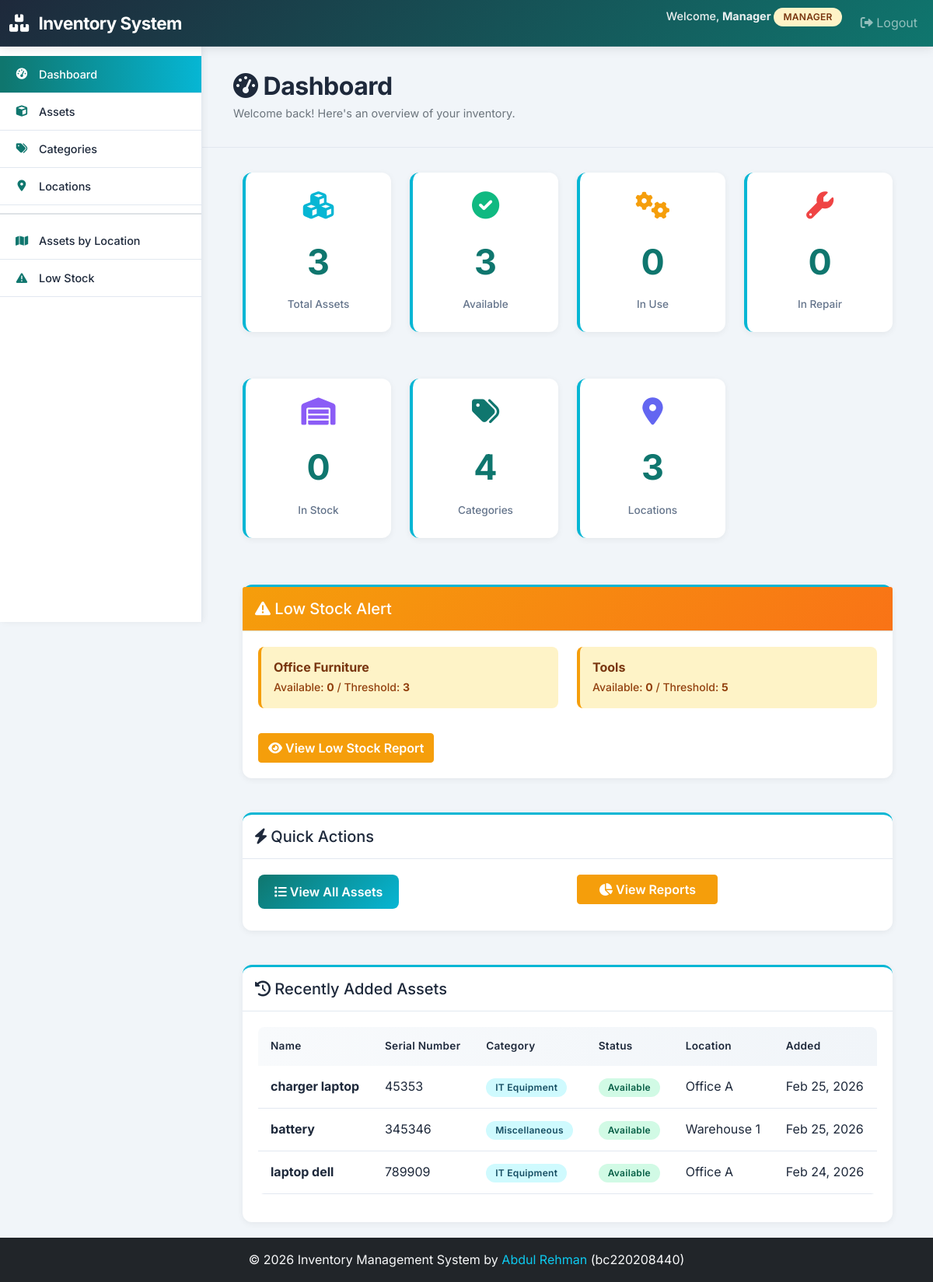
Screenshot of / (signed in) with the database file from the repository.
### assets/models.py (models this page shows, shortened)
class CustomUser(AbstractUser):
    ROLE_CHOICES = (
        ('ADMIN', 'Admin'),
        ('MANAGER', 'Manager'),
        ('VIEWER', 'Viewer'),
    )
    role = models.CharField(max_length=10, choices=ROLE_CHOICES, default='VIEWER')

class Category(models.Model):
    name = models.CharField(max_length=100, unique=True)
    description = models.TextField(blank=True, null=True)
    low_stock_threshold = models.IntegerField(default=5, help_text="Low stock alert threshold")
    created_at = models.DateTimeField(auto_now_add=True)
    updated_at = models.DateTimeField(auto_now=True)
    class Meta:
        ordering = ['name']
        verbose_name_plural = 'Categories'

class Asset(models.Model):
    STATUS_CHOICES = (
        ('AVAILABLE', 'Available'),
        ('IN_USE', 'In Use'),
        ('IN_REPAIR', 'In Repair'),
        ('IN_STOCK', 'In Stock'),
    )
    name = models.CharField(max_length=200)
    serial_number = models.CharField(max_length=100, unique=True)
    category = models.ForeignKey(Category, on_delete=models.PROTECT, related_name='assets')
    location = models.ForeignKey(Location, on_delete=models.SET_NULL, null=True, related_name='assets')
    status = models.CharField(max_length=20, choices=STATUS_CHOICES, default='AVAILABLE')
    quantity = models.IntegerField(default=1, help_text="Total number of this asset in inventory")
    purchase_date = models.DateField()
    purchase_price = models.DecimalField(max_digits=10, decimal_places=2, null=True, blank=True)
    assigned_to = models.ForeignKey(CustomUser, on_delete=models.SET_NULL, null=True, blank=True,
                                   limit_choices_to={'role': 'MANAGER'}, related_name='assigned_assets')
    notes = models.TextField(blank=True, null=True)
    created_at = models.DateTimeField(auto_now_add=True)
    updated_at = models.DateTimeField(auto_now=True)
    created_by = models.ForeignKey(CustomUser, on_delete=models.SET_NULL, null=True,
                                  related_name='created_assets', editable=False)
    updated_by = models.ForeignKey(CustomUser, on_delete=models.SET_NULL, null=True, blank=True,
                                  related_name='updated_assets', editable=False)
    class Meta:
        ordering = ['-created_at']
        indexes = [
            models.Index(fields=['serial_number']),
            models.Index(fields=['category']),
            models.Index(fields=['location']),
            models.Index(fields=['status']),
        ]

class Location(models.Model):
    name = models.CharField(max_length=100, unique=True)
    description = models.TextField(blank=True, null=True)
    created_at = models.DateTimeField(auto_now_add=True)
    updated_at = models.DateTimeField(auto_now=True)
    class Meta:
        ordering = ['name']

### assets/views.py (the view)
# urls.py: path('', views.DashboardView.as_view(), name='dashboard'),
class DashboardView(LoginRequiredMixin, View):
    template_name = "assets/dashboard.html"
    def get(self, request):
        context = {
            "total_assets": Asset.objects.count(),
            "available_assets": Asset.objects.filter(status="AVAILABLE").count(),
            "in_use_assets": Asset.objects.filter(status="IN_USE").count(),
            "in_repair_assets": Asset.objects.filter(status="IN_REPAIR").count(),
            "in_stock_assets": Asset.objects.filter(status="IN_STOCK").count(),
            "total_categories": Category.objects.count(),
            "total_locations": Location.objects.count(),
            "total_users": CustomUser.objects.count(),
            "user_role": request.user.role if hasattr(request.user, "role") else "VIEWER",
        }
        low_stock_categories = []
        for category in Category.objects.all():
            available_quantity = (
                category.assets.filter(status="AVAILABLE").aggregate(total=Sum("quantity"))[
                    "total"
                ]
                or 0
            )
            if available_quantity < category.low_stock_threshold:
                low_stock_categories.append(
                    {
                        "category": category,
                        "available": available_quantity,
                        "threshold": category.low_stock_threshold,
                    }
                )
        recent_assets = (
            Asset.objects.select_related("category", "location").order_by("-created_at")[:5]
        )
        context["low_stock_categories"] = low_stock_categories
        context["recent_assets"] = recent_assets
        return render(request, self.template_name, context)

### templates/assets/dashboard.html (shortened to what this page needs)
{% extends 'base.html' %}
{% block content %}
<div class="page-header">
    <h2><i class="fas fa-tachometer-alt"></i> Dashboard</h2>
    <p class="text-muted">Welcome back! Here's an overview of your inventory.</p>
</div>
<div class="row mb-4">
    <div class="col-md-3 col-sm-6 mb-3">
        <div class="stat-card">
            <i class="fas fa-cubes" style="font-size: 2.2rem; color: #06b6d4; margin-bottom: 12px;"></i>
            <div class="stat-number">{{ total_assets }}</div>
            <div class="stat-label">Total Assets</div>
        </div>
    </div>
    <div class="col-md-3 col-sm-6 mb-3">
        <div class="stat-card">
            <i class="fas fa-check-circle" style="font-size: 2.2rem; color: #10b981; margin-bottom: 12px;"></i>
            <div class="stat-number">{{ available_assets }}</div>
            <div class="stat-label">Available</div>
        </div>
    </div>
    <div class="col-md-3 col-sm-6 mb-3">
        <div class="stat-card">
            <i class="fas fa-cogs" style="font-size: 2.2rem; color: #f59e0b; margin-bottom: 12px;"></i>
            <div class="stat-number">{{ in_use_assets }}</div>
            <div class="stat-label">In Use</div>
        </div>
    </div>
    <div class="col-md-3 col-sm-6 mb-3">
        <div class="stat-card">
            <i class="fas fa-wrench" style="font-size: 2.2rem; color: #ef4444; margin-bottom: 12px;"></i>
            <div class="stat-number">{{ in_repair_assets }}</div>
            <div class="stat-label">In Repair</div>
        </div>
    </div>
</div>
<div class="row mb-4">
    <div class="col-md-3 col-sm-6 mb-3">
        <div class="stat-card">
            <i class="fas fa-warehouse" style="font-size: 2.2rem; color: #8b5cf6; margin-bottom: 12px;"></i>
            <div class="stat-number">{{ in_stock_assets }}</div>
            <div class="stat-label">In Stock</div>
        </div>
    </div>
    <div class="col-md-3 col-sm-6 mb-3">
        <div class="stat-card">
            <i class="fas fa-tags" style="font-size: 2.2rem; color: #0f766e; margin-bottom: 12px;"></i>
            <div class="stat-number">{{ total_categories }}</div>
            <div class="stat-label">Categories</div>
        </div>
    </div>
    <div class="col-md-3 col-sm-6 mb-3">
        <div class="stat-card">
            <i class="fas fa-map-marker-alt" style="font-size: 2.2rem; color: #6366f1; margin-bottom: 12px;"></i>
            <div class="stat-number">{{ total_locations }}</div>
            <div class="stat-label">Locations</div>
        </div>
    </div>
</div>
{% if low_stock_categories %}
    <div class="row mb-4">
        <div class="col-md-12">
            <div class="card">
                <div class="card-header" style="background: linear-gradient(135deg, #f59e0b 0%, #f97316 100%); color: white;">
                    <h5 class="mb-0">
                        <i class="fas fa-exclamation-triangle"></i> Low Stock Alert
                    </h5>
                </div>
                <div class="card-body">
                    <div class="row">
                        {% for item in low_stock_categories %}
                            <div class="col-md-6 mb-3">
                                <div class="alert alert-warning mb-0" style="background-color: #fef3c7; border-left: 4px solid #f59e0b;">
                                    <strong style="color: #78350f;">{{ item.category.name }}</strong><br>
                                    <small style="color: #92400e;">
                                        Available: <strong>{{ item.available }}</strong> /
                                        Threshold: <strong>{{ item.threshold }}</strong>
                                    </small>
                                </div>
                            </div>
                        {% endfor %}
                    </div>
                    <a href="{% url 'report_low_stock' %}" class="btn btn-warning mt-3">
                        <i class="fas fa-eye"></i> View Low Stock Report
                    </a>
                </div>
            </div>
        </div>
    </div>
{% endif %}
<div class="row mb-4">
    <div class="col-md-12">
        <div class="card">
            <div class="card-header">
                <h5 class="mb-0"><i class="fas fa-bolt"></i> Quick Actions</h5>
            </div>
            <div class="card-body">
                <div class="row">
                    <div class="col-md-3 mb-2">
                        <a href="{% url 'asset_list' %}" class="btn btn-primary w-100">
                            <i class="fas fa-list"></i> View All Assets
                        </a>
                    </div>
                    {% if user.role == 'ADMIN' or user.role == 'MANAGER' %}
                        <div class="col-md-3 mb-2">
                        </div>
                    {% endif %}
                    <div class="col-md-3 mb-2">
                        <a href="{% url 'report_assets_by_location' %}" class="btn btn-warning w-100">
                            <i class="fas fa-chart-pie"></i> View Reports
                        </a>
                    </div>
                </div>
            </div>
        </div>
    </div>
</div>
<div class="row">
    <div class="col-md-12">
        <div class="card">
            <div class="card-header">
                <h5 class="mb-0"><i class="fas fa-history"></i> Recently Added Assets</h5>
            </div>
            <div class="card-body">
                <div class="table-responsive">
                    <table class="table table-hover">
                        <thead>
                            <tr>
                                <th>Name</th>
                                <th>Serial Number</th>
                                <th>Category</th>
                                <th>Status</th>
                                <th>Location</th>
                                <th>Added</th>
                            </tr>
                        </thead>
                        <tbody>
                            {% for asset in recent_assets %}
                                <tr onclick="window.location.href='{% url 'asset_detail' asset.pk %}';" style="cursor: pointer;">
                                    <td><strong>{{ asset.name }}</strong></td>
                                    <td>{{ asset.serial_number }}</td>
                                    <td><span class="badge" style="background-color: #cffafe; color: #164e63;">{{ asset.category.name }}</span></td>
                                    <td>
                                        <span class="badge" style="
                                            {% if asset.status == 'AVAILABLE' %}background-color: #d1fae5; color: #065f46;
                                            {% elif asset.status == 'IN_USE' %}background-color: #fef3c7; color: #78350f;
                                            {% elif asset.status == 'IN_REPAIR' %}background-color: #fee2e2; color: #991b1b;
                                            {% else %}background-color: #e2e8f0; color: #1e293b;{% endif %}">
                                            {{ asset.get_status_display }}
                                        </span>
                                    </td>
                                    <td>{{ asset.location.name|default:'-' }}</td>
                                    <td>{{ asset.created_at|date:'M d, Y' }}</td>
                                </tr>
                            {% endfor %}
                        </tbody>
                    </table>
                </div>
            </div>
        </div>
    </div>
</div>
{% endblock %}

### templates/base.html (shortened to what this page needs)
<!DOCTYPE html>
<html lang="en">
<head>
    <link href="https://cdn.jsdelivr.net/npm/bootstrap@5.1.3/dist/css/bootstrap.min.css" rel="stylesheet">
    <link href="https://cdnjs.cloudflare.com/ajax/libs/font-awesome/6.0.0/css/all.min.css" rel="stylesheet">
</head>
<body>
    <nav class="navbar navbar-expand-lg navbar-dark fixed-top" style="z-index: 1050; height: 60px;">
        <div class="container-fluid">
            <a class="navbar-brand" href="{% url 'dashboard' %}">
                <i class="fas fa-boxes"></i> <span class="d-none d-sm-inline">Inventory System</span><span class="d-inline d-sm-none">IMS</span>
            </a>
            <div class="collapse navbar-collapse" id="navbarNav">
                <ul class="navbar-nav ms-auto">
                    {% if user.is_authenticated %}
                        <li class="nav-item">
                            <span class="navbar-text me-lg-3 d-block py-2 py-lg-0">
                                Welcome, <strong>{{ user.first_name|default:user.username }}</strong>
                                <span class="badge role-{{ user.role|lower }}">{{ user.role }}</span>
                            </span>
                        </li>
                        <li class="nav-item">
                            <a class="nav-link" href="{% url 'logout' %}">
                                <i class="fas fa-sign-out-alt"></i> Logout
                            </a>
                        </li>
                    {% else %}
                        <li class="nav-item">
                            <a class="nav-link" href="{% url 'login' %}">Login</a>
                        </li>
                    {% endif %}
                </ul>
            </div>
        </div>
    </nav>
    {% if user.is_authenticated %}
        <div class="sidebar" id="sidebar" style="height: calc(100vh - 60px);">
            <ul class="sidebar-menu">
                <li>
                    <a href="{% url 'dashboard' %}" {% if request.resolver_match.url_name == 'dashboard' %}class="active"{% endif %}>
                        <i class="fas fa-tachometer-alt"></i> Dashboard
                    </a>
                </li>
                <li>
                    <a href="{% url 'asset_list' %}" {% if 'asset' in request.resolver_match.url_name %}class="active"{% endif %}>
                        <i class="fas fa-cube"></i> Assets
                    </a>
                </li>
                <li>
                    <a href="{% url 'category_list' %}" {% if 'category' in request.resolver_match.url_name %}class="active"{% endif %}>
                        <i class="fas fa-tags"></i> Categories
                    </a>
                </li>
                <li>
                    <a href="{% url 'location_list' %}" {% if 'location' in request.resolver_match.url_name %}class="active"{% endif %}>
                        <i class="fas fa-map-marker-alt"></i> Locations
                    </a>
                </li>
                <li style="border-bottom: 2px solid #dee2e6; margin: 10px 0;"></li>
                <li>
                    <a href="{% url 'report_assets_by_location' %}" {% if 'report_assets_by_location' in request.resolver_match.url_name %}class="active"{% endif %}>
                        <i class="fas fa-map"></i> Assets by Location
                    </a>
                </li>
                <li>
                    <a href="{% url 'report_low_stock' %}" {% if 'report_low_stock' in request.resolver_match.url_name %}class="active"{% endif %}>
                        <i class="fas fa-exclamation-triangle"></i> Low Stock
                    </a>
                </li>
            </ul>
        </div>
        <div class="main-content">
            {% block content %}{% endblock %}
        </div>
    {% else %}
        <div class="container" style="margin-top: 80px;">
        </div>
    {% endif %}
    <footer class="bg-dark text-light text-center py-3 mt-auto">
        <div class="container">
            <p class="mb-0">&copy; 2026 Inventory Management System by <a href="https://abdulrehmansarwar.vercel.app" class="text-info text-decoration-none" target="_blank">Abdul Rehman</a> (bc220208440)</p>
        </div>
    </footer>
</body>
</html>

### rows the page displays
CustomUser: first_name "Manager", role "MANAGER"
Category: category.name "Office Furniture", available "0", threshold "3"
Category: category.name "Tools", available "0", threshold "5"
Asset: name "charger laptop", serial_number "45353", category.name "IT Equipment", status "Available", location.name "Office A", created_at "Feb 25, 2026"
Asset: name "battery", serial_number "345346", category.name "Miscellaneous", status "Available", location.name "Warehouse 1", created_at "Feb 25, 2026"
Asset: name "laptop dell", serial_number "789909", category.name "IT Equipment", status "Available", location.name "Office A", created_at "Feb 24, 2026"

### other values shown
{{ total_assets }} "3"
{{ available_assets }} "3"
{{ in_use_assets }} "0"
{{ in_repair_assets }} "0"
{{ in_stock_assets }} "0"
{{ total_categories }} "4"
{{ total_locations }} "3"
